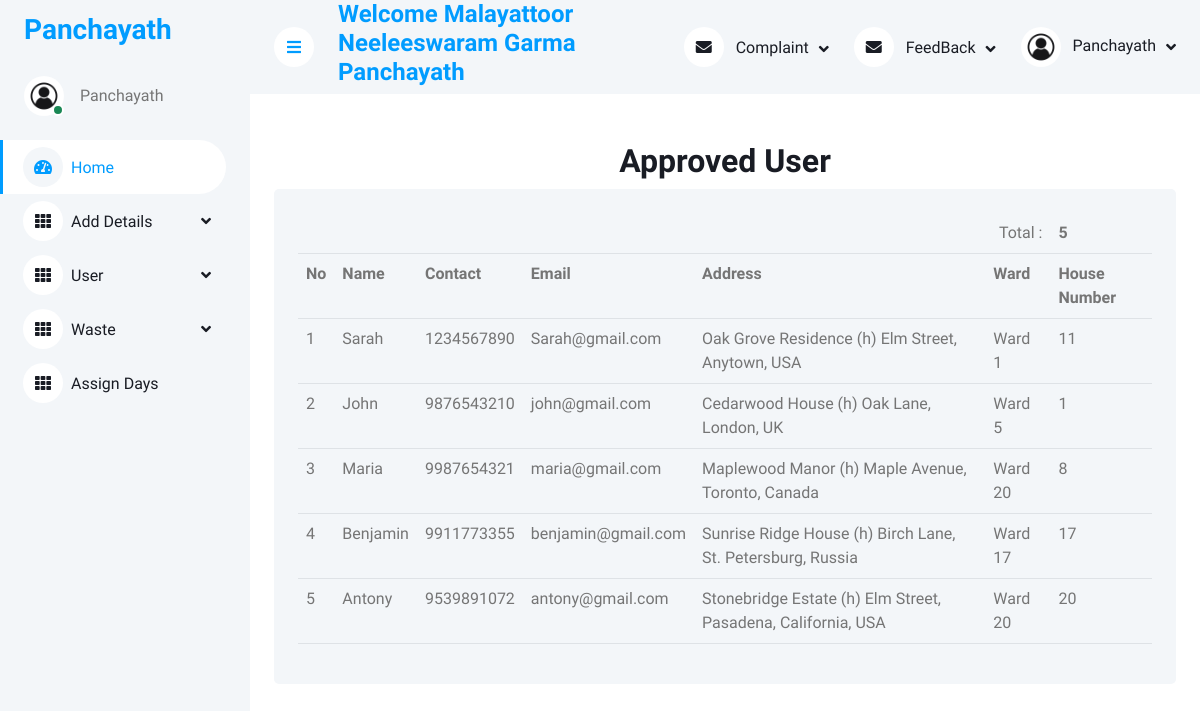
/E-Waste/Panjayath/Report1.php (signed in), run on the app's committed database.
### tables this page shows
CREATE TABLE `tbl_user` (
  `user_id` int(11) NOT NULL auto_increment,
  `user_name` varchar(15) NOT NULL,
  `user_contact` char(10) NOT NULL,
  `user_email` varchar(25) NOT NULL,
  `user_address` varchar(100) NOT NULL,
  `ward_id` int(11) NOT NULL,
  `user_hno` varchar(5) NOT NULL,
  `user_username` varchar(25) NOT NULL,
  `user_password` varchar(20) NOT NULL,
  `user_status` char(1) NOT NULL default '0',
  PRIMARY KEY  (`user_id`)
);

CREATE TABLE `tbl_ward` (
  `ward_id` int(11) NOT NULL auto_increment,
  `ward_name` varchar(10) NOT NULL,
  `ward_status` int(1) NOT NULL default '0',
  PRIMARY KEY  (`ward_id`)
);

### E-Waste/Panjayath/Report1.php (the view, shortened to what this page needs)
<!DOCTYPE html>
<html>
<head>
	<?php
include("../Connection/Connection.php");
include("Home1.php");
?>
</head>
<body>
<form>
	<div class="container-fluid pt-4 px-4">
	<h2 align="center">Approved User</h2>
	<div class="bg-light rounded h-100 p-4">
	<table width="700" class="table table-hover">
		<?php
		$sel1 = "select * from tbl_user u inner join tbl_ward w on u.ward_id=w.ward_id where user_status = '1'";
		$res1 = $con->query($sel1);
		if($res1->num_rows!=NULL)
		{
			$p = 0;
			while($row1 = $res1->fetch_assoc())
			{
				$p = $p+1;
			}
		}
		?>
		<tr>
				<td colspan="6" align="right">Total :</td>
				<th><?php echo $p;?></th>
		</tr>
		<tr>
			<th>No</th>
			<th>Name</th>
			<th>Contact</th>
			<th>Email</th>
			<th>Address</th>
			<th>Ward</th>
			<th>House Number</th>
		</tr>
		<?php
		$sel = "select * from tbl_user u inner join tbl_ward w on u.ward_id=w.ward_id where user_status = '1'";
		$res = $con->query($sel);
		if($res->num_rows!=NULL)
		{
			$i = 0;
			while($row = $res->fetch_assoc())
			{
				$i = $i+1;
				?>
				<tr>
					<td><?php echo $i; ?></td>
					<td><?php echo $row["user_name"]; ?></td>
					<td><?php echo $row["user_contact"]; ?></td>
					<td><?php echo $row["user_email"]; ?></td>
					<td><?php echo $row["user_address"]; ?></td>
					<td><?php echo $row["ward_name"]; ?></td>
					<td><?php echo $row["user_hno"]; ?></td>
				</tr>
				<?php
			}
		}
		?>
	</table>
</form>
</body>
</html>

### E-Waste/Panjayath/Template/css/style.css (style rules this page uses)
:root { --primary: #009CFF; --light: #F3F6F9; --dark: #191C24; }

### data on the page
tbl_user: user_name "Sarah", user_contact "1234567890", user_email "Sarah@gmail.com", user_address "Oak Grove Residence (h) Elm Street, Anytown, USA", ward.ward_name "Ward 1", user_hno "11"
tbl_user: user_name "John", user_contact "9876543210", user_email "john@gmail.com", user_address "Cedarwood House (h) Oak Lane, London, UK", ward.ward_name "Ward 5", user_hno "1"
tbl_user: user_name "Maria", user_contact "9987654321", user_email "maria@gmail.com", user_address "Maplewood Manor (h) Maple Avenue, Toronto, Canada", ward.ward_name "Ward 20", user_hno "8"
tbl_user: user_name "Benjamin", user_contact "9911773355", user_email "benjamin@gmail.com", user_address "Sunrise Ridge House (h) Birch Lane, St. Petersburg, Russia", ward.ward_name "Ward 17", user_hno "17"
tbl_user: user_name "Antony", user_contact "9539891072", user_email "antony@gmail.com", user_address "Stonebridge Estate (h) Elm Street, Pasadena, California, USA", ward.ward_name "Ward 20", user_hno "20"

### other printed values
$_SESSION['panname'] "Malayattoor Neeleeswaram Garma Panchayath"
$p "5"
